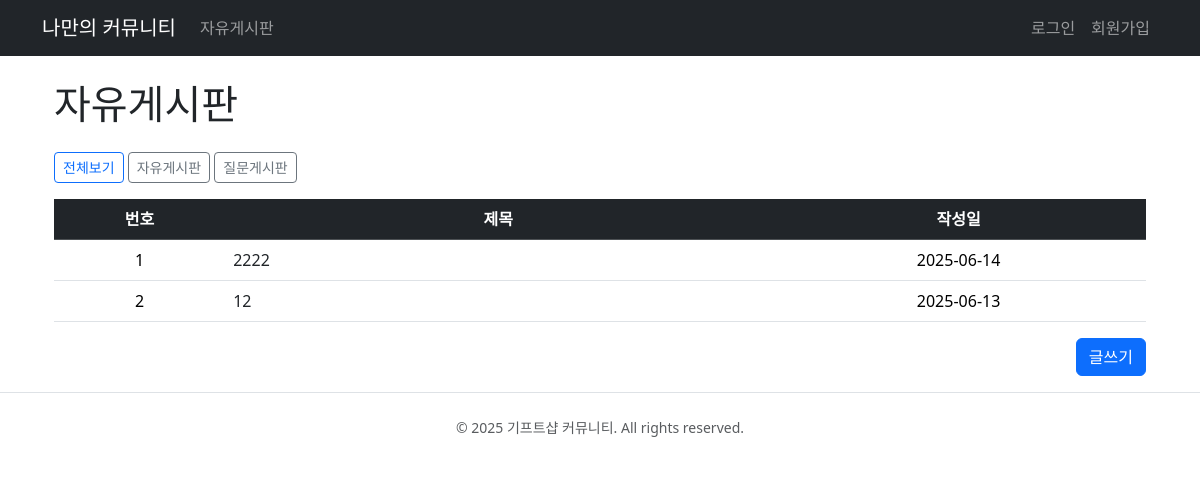
Page /category/1/ on the committed database.
### posts/models.py (models this page shows, shortened)
class Category(models.Model):
    name = models.CharField(max_length=50, unique=True)

class Post(models.Model):
    category = models.ForeignKey(Category, on_delete=models.CASCADE, null=True)
    title = models.CharField(max_length=50)
    content = models.TextField()
    created_at = models.DateTimeField(auto_now_add=True)

### posts/views.py (the view)
# urls.py: path('category/<int:category_id>/', views.category_post_list, name='post_list_by_category'),  # 카테고리별 글 목록
def category_post_list(request, category_id):
    target_category = get_object_or_404(Category, id=category_id)
    posts = Post.objects.filter(category=target_category).order_by('-created_at')
    categories = Category.objects.all()
    context = {
        'target_category': target_category,
        'posts': posts,
        'categories': categories,
    }
    return render(request, 'posts/category_list.html', context)

### posts/templates/posts/category_list.html (shortened to what this page needs)
{% extends 'base.html' %}
{% block content %}
<div class="container">
    <h1 class="my-4">{{ target_category.name }}</h1>
    <div class="my-3">
        <a href="/" class="btn btn-outline-primary btn-sm">전체보기</a>
        {% for c in categories %}
            <a href="{% url 'post_list_by_category' c.id %}" class="btn btn-outline-secondary btn-sm">{{ c.name }}</a>
        {% endfor %}
    </div>
    <table class="table table-hover text-center">
        <thead class="table-dark">
            <tr>
                <th scope="col">번호</th>
                <th scope="col" style="width: 50%;">제목</th>
                <th scope="col">작성일</th>
            </tr>
        </thead>
        <tbody>
            {% for post in posts %}
            <tr>
                <td>{{ forloop.counter }}</td>
                <td class="text-start">
                    <a href="{% url 'post_detail' post.pk %}" class="text-decoration-none text-dark">{{ post.title }}</a>
                </td>
                <td>{{ post.created_at|date:"Y-m-d" }}</td>
            </tr>
            {% empty %}
            <tr>
                <td colspan="3" class="text-center text-gray-500 py-4">아직 게시글이 없습니다.</td>
            </tr>
            {% endfor %}
        </tbody>
    </table>
    <div class="d-flex justify-content-end my-3">
        <a href="{% url 'post_create' %}" class="btn btn-primary">글쓰기</a>
    </div>
</div>
{% endblock %}

### posts/templates/base.html (style rules this page uses)
body { background: #fff; }

### rows in the picture
Category: name "자유게시판"
Category: name "질문게시판"
Post: title "2222", created_at "2025-06-14"
Post: title "12", created_at "2025-06-13"
